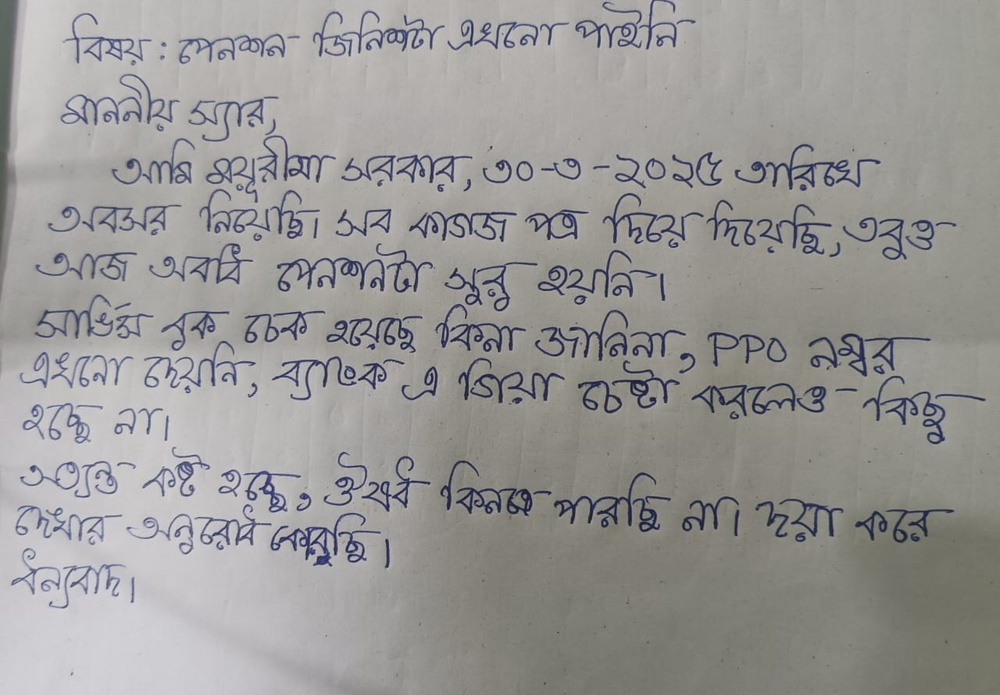
#> input picture test_image.jpeg, 1000 x 695 px, shrunk from 1280 x 889 before the run
$ python tesseract_ocr.py
#> lines starting #> are read from the running program, lines starting #| are printed output that depends on the picture; after the words box and inside, x2 and y2 are one past the last pixel; in counts of white or black regions, pixels touching at a corner belong together
import pytesseract
from PIL import Image
import cv2
import numpy as np
import os

# -----------------------------
# 1. TESSERACT PATH (Windows)
# -----------------------------
# Change this only if Tesseract is not in PATH
pytesseract.pytesseract.tesseract_cmd = r"C:\Program Files\Tesseract-OCR\tesseract.exe"


# -----------------------------
# 2. IMAGE PREPROCESSING
# -----------------------------
def preprocess_image(image_path):
#> called with image_path = 'test_image.jpeg'
    img = cv2.imread(image_path)
#> img is the input picture: shape (695, 1000, 3); mean B, G, R 150.4, 152.2, 153.6

    if img is None:
        raise FileNotFoundError("Image not found")

    gray = cv2.cvtColor(img, cv2.COLOR_BGR2GRAY)

    # Noise reduction
    blur = cv2.GaussianBlur(gray, (5, 5), 0)

    # Adaptive threshold (important for handwriting)
    thresh = cv2.adaptiveThreshold(
        blur,
        255,
        cv2.ADAPTIVE_THRESH_GAUSSIAN_C,
        cv2.THRESH_BINARY,
        31,
        11
    )
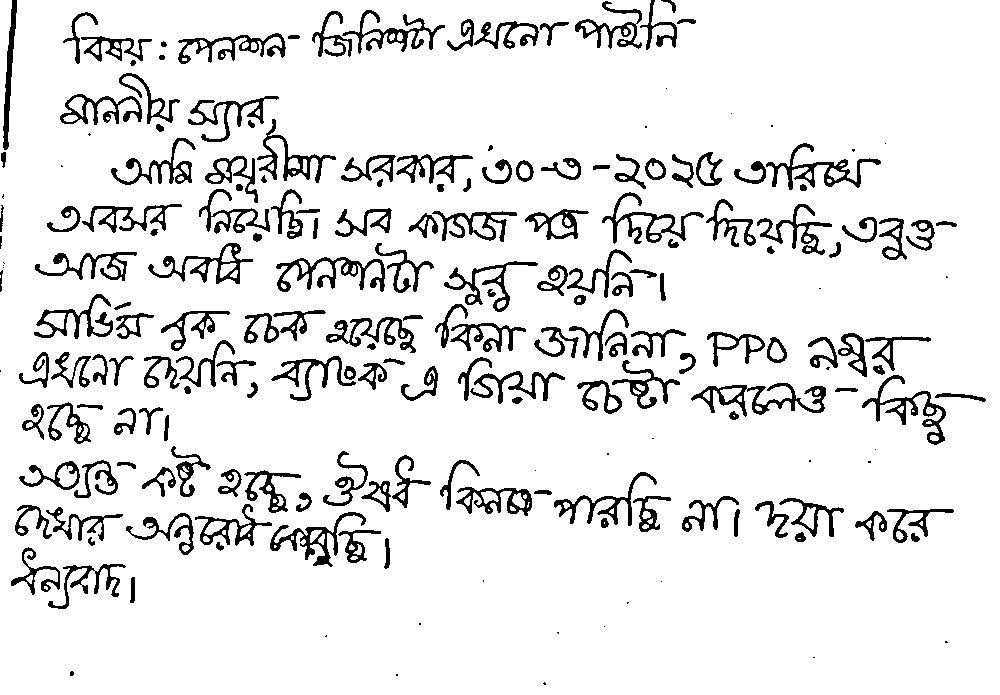
#> thresh: shape (695, 1000); 90.5% white; 205 black regions (34 under 20 px), largest, box (x1, y1, x2, y2) and area: (691, 383, 826, 417) 1359, (276, 257, 385, 292) 1276, (766, 143, 881, 190) 1176

    return thresh


# -----------------------------
# 3. OCR FUNCTION
# -----------------------------
def run_tesseract(image_path):
    processed = preprocess_image(image_path)

    # OCR config
    config = r'--oem 1 --psm 6'

#> (the run stopped early here; a loop or call above may not have finished)
